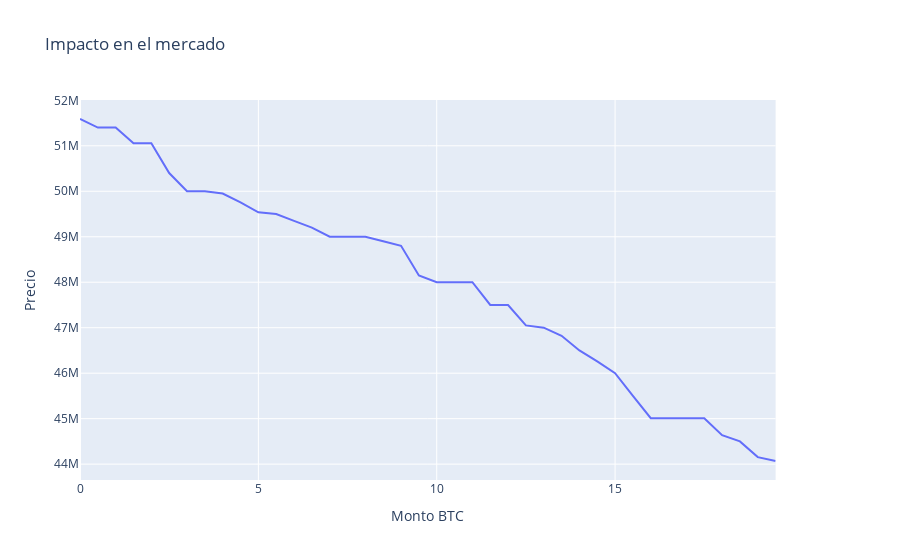

Notebook cell for this chart:
### Code cell
df = btc.orders.loc['bids']
df['Cumulative'] = df['volume'].cumsum()
precios_list = [[0, btc.price]]
for i in np.arange(0.5, 20, 0.5):
    _df = df[df['Cumulative']<= i]
    precios_list.append([i, _df['price'].min()]) #min con bids max con asks

df = pd.DataFrame(precios_list, columns=['Cantidad_BTC','Precio'])
import plotly.graph_objects as go
from plotly.subplots import make_subplots

# Create figure with secondary y-axis
fig = make_subplots(specs=[[{"secondary_y": True}]])

# Add traces
fig.add_trace(
    go.Scatter(x=df['Cantidad_BTC'], y=df['Precio'], name="Precio"),
    secondary_y=False,
)

# Add figure title
fig.update_layout(
    title_text="Impacto en el mercado"
)

# Set x-axis title
fig.update_xaxes(title_text="Monto BTC")

# Set y-axes titles
fig.update_yaxes(title_text="Precio", secondary_y=False)
fig.update_yaxes(title_text="cambio%", secondary_y=True)

fig.show()

### Figure 1 — Plotly figure (JSON) as saved in the notebook; plotly's stock layout.template omitted (floating-point values rounded to 4 significant figures)
{"data": [{"name": "Precio", "type": "scatter", "x": [0, 0.5, 1, 1.5, 2, 2.5, 3, 3.5, 4, 4.5, 5, 5.5, 6, 6.5, 7, 7.5, 8, 8.5, 9, 9.5, 10, 10.5, 11, 11.5, 12, 12.5, 13, 13.5, 14, 14.5, 15, 15.5, 16, 16.5, 17, 17.5, 18, 18.5, 19, 19.5], "xaxis": "x", "y": [51589227, 51400713, 51400713, 51054258, 51054258, 50401000, 50000001, 50000001, 49950000, 49757548, 49537941, 49500001, 49350000, 49200311, 49000001, 49000001, 49000001, 48900279, 48800000, 48150000, 48000001, 48000001, 48000001, 47500001, 47500001, 47050129, 47000001, 46822000, 46501000, 46260000, 46000100, 45500399, 45011000, 45011000, 45011000, 45011000, 44636363, 44500200, 44154389, 44069100], "yaxis": "y"}], "layout": {"title": {"text": "Impacto en el mercado"}, "xaxis": {"anchor": "y", "domain": [0, 0.94], "title": {"text": "Monto BTC"}}, "yaxis": {"anchor": "x", "domain": [0, 1], "title": {"text": "Precio"}}, "yaxis2": {"anchor": "x", "overlaying": "y", "side": "right", "title": {"text": "cambio%"}}}}
